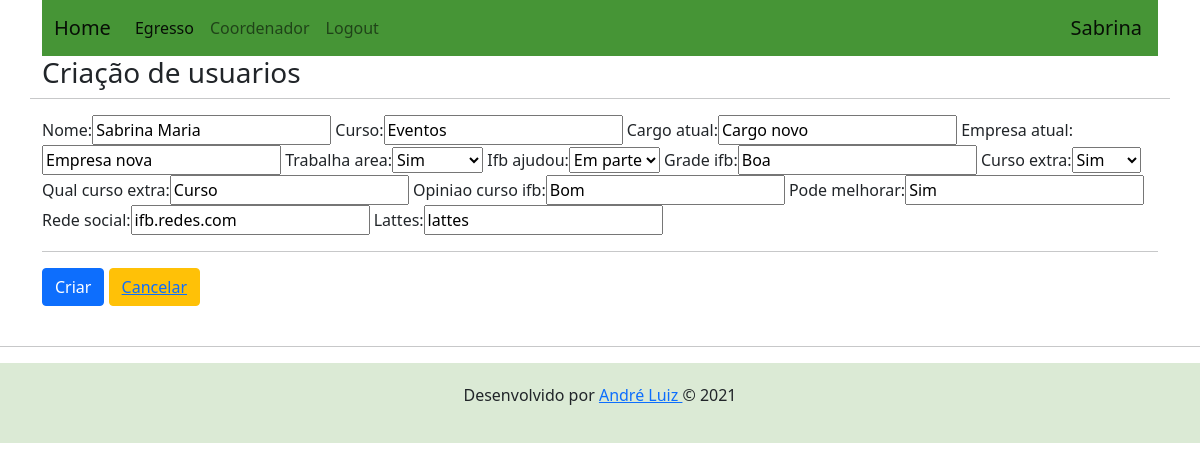
The page /updatealuno/ (signed in) on the database as committed earlier.
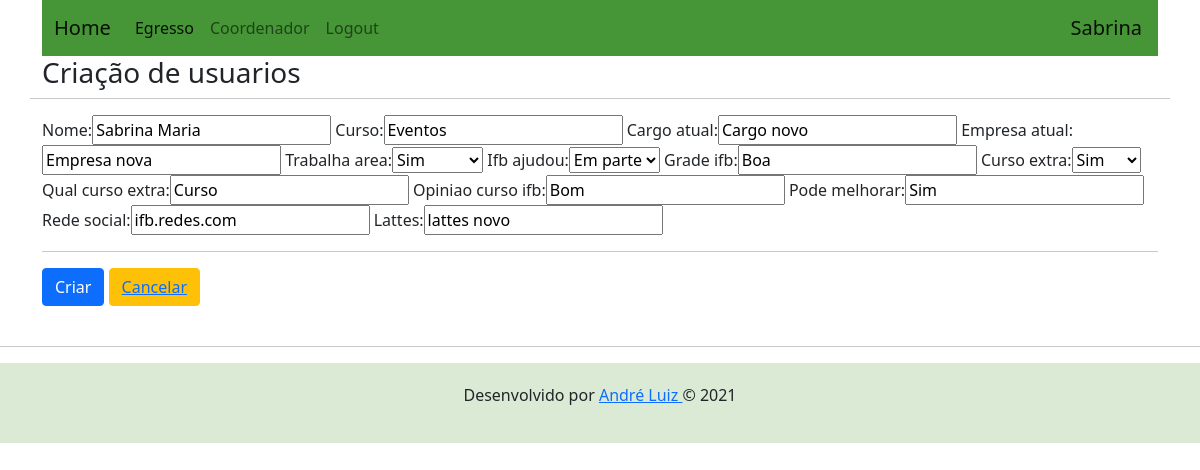
The same page on the database as committed later.
### perfis/models.py (models this page shows, shortened)
class Alunos(models.Model):
    TrabalhaArea_CHOICES = (
        ('Sim', 'Sim'),
        ('Nao', 'Não'),
        ('EmParte', 'Em parte'),
    )
    CursoExtra_CHOICES = (
        ('Sim', 'Sim'),
        ('Nao', 'Não'),
    )
    nome = models.CharField(max_length=150)
    email = models.CharField(max_length=100)
    curso = models.CharField(max_length=100)
    foto = models.CharField(max_length=150)
    cargo_atual = models.CharField(max_length=50)
    empresa_atual = models.CharField(max_length=50)
    trabalha_area = models.CharField(max_length=8, choices=TrabalhaArea_CHOICES)
    ifb_ajudou = models.CharField(max_length=8, choices=TrabalhaArea_CHOICES)
    grade_ifb = models.CharField(max_length=10)
    curso_extra = models.CharField(max_length=10, choices=CursoExtra_CHOICES)
    qual_curso_extra = models.CharField(max_length=30)
    opiniao_curso_ifb = models.CharField(max_length=100)
    pode_melhorar = models.CharField(max_length=100)
    rede_social = models.CharField(max_length=100)
    lattes = models.CharField(max_length=100)
    validado = models.CharField(max_length=5)
    contatos = models.ManyToManyField('self')
    usuario = models.OneToOneField(User, on_delete=models.CASCADE, related_name="alunos")
    @property
    def email(self):
        return self.usuario.email

### usuarios/views.py (the view)
# urls.py: path('updatealuno/', AlunoUpdate.as_view(), name='upd_aluno2'),
class AlunoUpdate(UpdateView):
    template_name = 'registrar.html'
    model = Alunos
    fields = ['nome', 'curso', 'cargo_atual', 'empresa_atual', 'trabalha_area', 'ifb_ajudou', 'grade_ifb', 'curso_extra',
              'qual_curso_extra', 'opiniao_curso_ifb', 'pode_melhorar', 'rede_social', 'lattes']
    success_url = reverse_lazy('index')
    def get_object(self, queryset=None):
        self.object = get_object_or_404(Alunos, usuario=self.request.user)
        return self.object

### usuarios/templates/registrar.html (shortened to what this page needs)
{% extends "base_usuario.html" %}
{% load static %}
{% load bootstrap %}
{% block content %}
    <h3>Criação de usuarios</h3>
    <hr>
    <form method="post">
        {{ form|bootstrap }}
          <hr>
          <button type="submit" class="btn btn-primary">Criar</button>
          <button type="button" class="btn btn-warning">
              <a href="{% url 'index' %}">Cancelar</a>
          </button>
    </form>
{% endblock %}

Rows that differ between the two databases and show on the page:
changed Alunos "Sabrina Maria": lattes "lattes" → "lattes novo"
